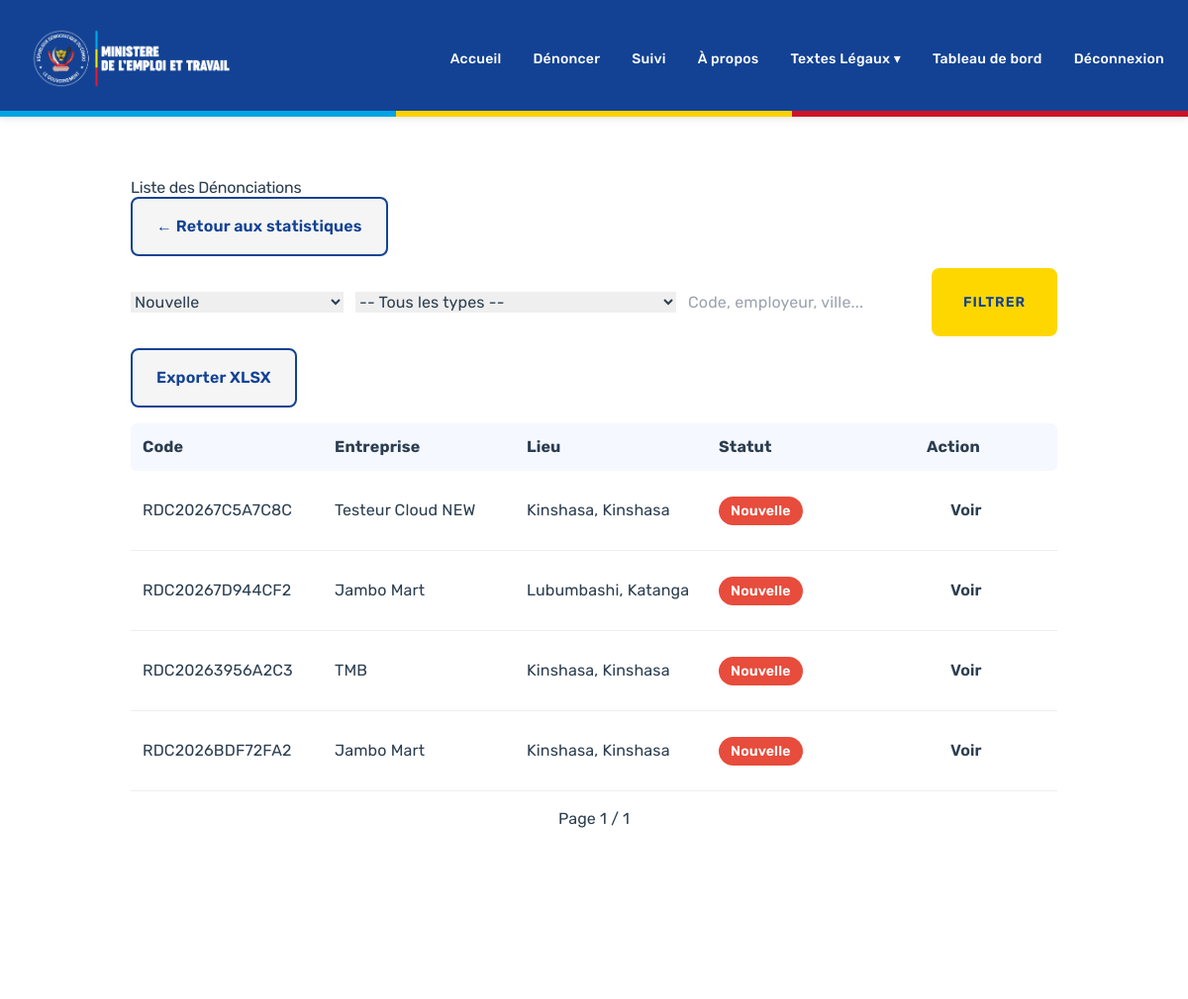
The page /dashboard/incidents/?statut=nouvelle (signed in, upper part) on the database as committed earlier.
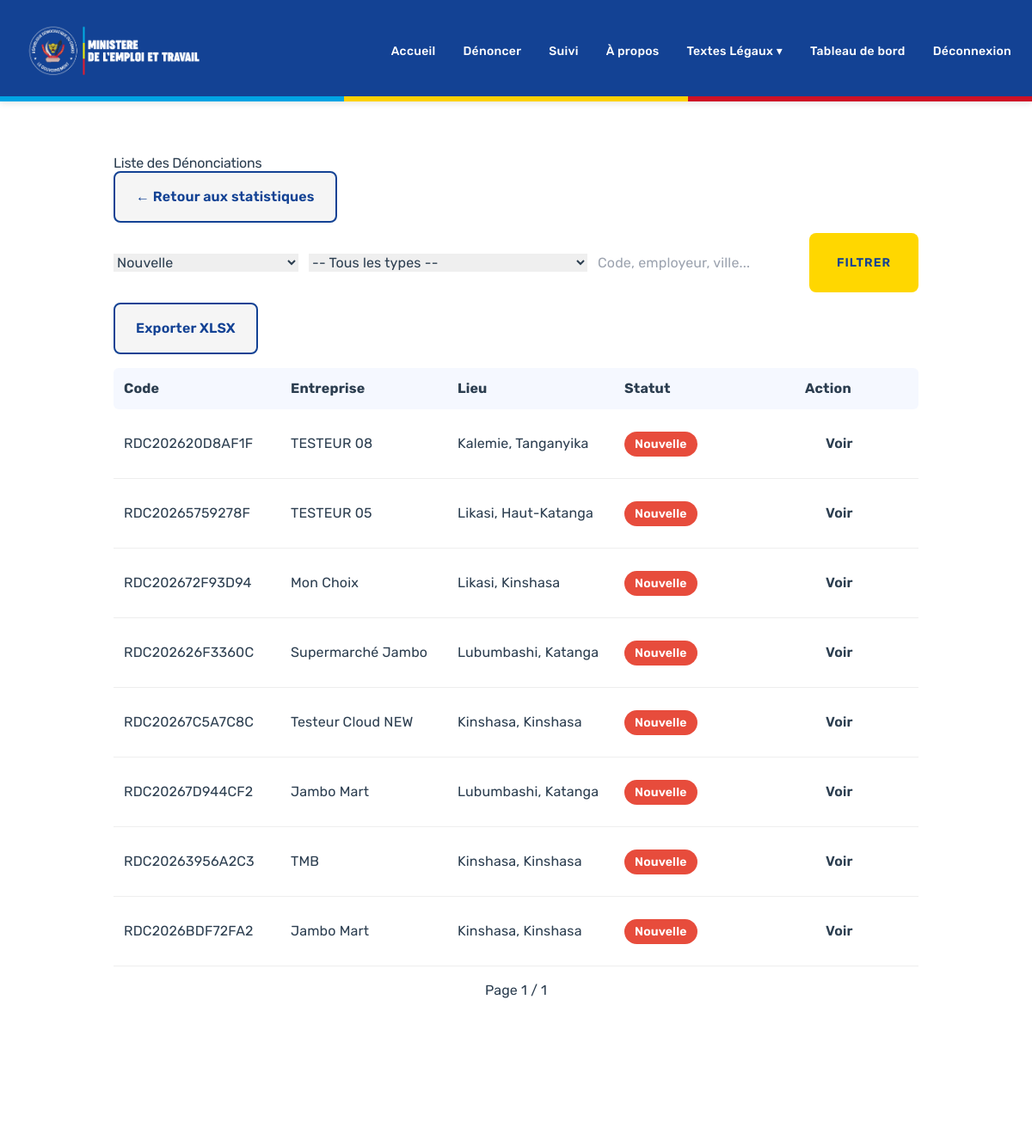
The same page on the database as committed later.
### denunciations/models.py (models this page shows, shortened)
class Incident(models.Model):
    TYPE_INCIDENT_CHOICES = (
        ('salaire', 'Non-paiement du salaire'),
        ('horaires', 'Horaires excessifs'),
        ('securite', 'Conditions de sécurité insuffisantes'),
        ('discrimination', 'Discrimination'),
        ('harcèlement', 'Harcèlement'),
        ('travail_enfant', 'Travail des enfants'),
        ('travail_force', 'Travail forcé'),
        ('congé', 'Refus de congé'),
        ('cotisations', 'Non-versement des cotisations sociales'),
        ('licenciement', 'Licenciement abusif'),
        ('autre', 'Autre'),
    )
    STATUT_CHOICES = (
        ('nouvelle', 'Nouvelle'),
        ('analyse', 'En cours d\'analyse'),
        ('attente', 'En attente d\'informations'),
        ('resolue', 'Résolue'),
        ('classée', 'Classée sans suite'),
    )
    code_suivi = models.CharField(
        max_length=20,
        unique=True,
        editable=False,
        db_index=True
    )
    travailleur = models.ForeignKey(
        User,
        on_delete=models.SET_NULL,
        null=True,
        blank=True,
        related_name='incidents',
        limit_choices_to={'role': 'travailleur'}
    )
    employeur = models.ForeignKey(
        Employeur,
        on_delete=models.CASCADE,
        related_name='incidents'
    )
    ville = models.CharField(max_length=100)
    province = models.ForeignKey(
        Province,
        on_delete=models.SET_NULL,
        null=True,
        blank=True,
        related_name='incidents'
    )
    type_incident = models.CharField(
        max_length=50,
        choices=TYPE_INCIDENT_CHOICES
    )
    type_incident_autre = models.CharField(max_length=255, blank=True)
    le_fautif = models.CharField(max_length=255, blank=True)
    description = models.TextField()
    statut = models.CharField(
        max_length=20,
        choices=STATUT_CHOICES,
        default='nouvelle',
        db_index=True
    )
    agent_assigné = models.ForeignKey(
        User,
        on_delete=models.SET_NULL,
        null=True,
        blank=True,
        related_name='incidents_assignés',
        limit_choices_to={'role': 'agent'}
    )
    department_assigné = models.ForeignKey(
        Department,
        on_delete=models.SET_NULL,
        null=True,
        blank=True,
        related_name='incidents_assignés_dept'
    )
    est_anonyme = models.BooleanField(default=True)
    email_contact_anonyme = models.EmailField(blank=True)
    telephone_contact_anonyme = models.CharField(max_length=20, blank=True)
    accepted_privacy = models.BooleanField(default=False)
    accepted_privacy_at = models.DateTimeField(null=True, blank=True)
    date_creation = models.DateTimeField(auto_now_add=True, db_index=True)
    date_modification = models.DateTimeField(auto_now=True)
    date_resolution = models.DateTimeField(null=True, blank=True)
    est_lu = models.BooleanField(default=False)
    class Meta:
        verbose_name = 'Incident'
        verbose_name_plural = 'Incidents'
        ordering = ['-date_creation']
        indexes = [
            models.Index(fields=['code_suivi']),
            models.Index(fields=['statut', '-date_creation']),
            models.Index(fields=['province', 'statut']),
        ]

### core/models.py (models this page shows, shortened)
class Employeur(models.Model):
    SECTEUR_CHOICES = (
        ('agriculture', 'Agriculture'),
        ('industrie', 'Industrie'),
        ('commerce', 'Commerce'),
        ('services', 'Services'),
        ('sante', 'Santé'),
        ('education', 'Éducation'),
        ('energie', 'Énergie'),
        ('mines', 'Mines'),
        ('construction', 'Construction'),
        ('transport', 'Transport'),
        ('telecommunications', 'Télécommunications'),
        ('finance', 'Finance'),
        ('administration', 'Administration Publique'),
        ('autre', 'Autre'),
    )
    nom = models.CharField(max_length=255)
    secteur = models.CharField(max_length=50, choices=SECTEUR_CHOICES)
    description = models.TextField(blank=True)
    ville = models.CharField(max_length=100, blank=True)
    province = models.ForeignKey(
        Province,
        on_delete=models.SET_NULL,
        null=True,
        blank=True,
        related_name='employeurs'
    )
    email = models.EmailField(blank=True)
    telephone = models.CharField(max_length=20, blank=True)
    adresse_complete = models.TextField(blank=True)
    date_creation = models.DateTimeField(auto_now_add=True)
    date_modification = models.DateTimeField(auto_now=True)
    class Meta:
        verbose_name = 'Employeur'
        verbose_name_plural = 'Employeurs'
        ordering = ['nom']
        unique_together = ('nom', 'province')

class Province(models.Model):
    nom = models.CharField(max_length=100, unique=True)
    code = models.CharField(max_length=10, unique=True)
    description = models.TextField(blank=True)
    date_creation = models.DateTimeField(auto_now_add=True)
    class Meta:
        verbose_name = 'Province'
        verbose_name_plural = 'Provinces'
        ordering = ['nom']

### denunciations/views.py (the view)
# urls.py: path('dashboard/incidents/', denunciations_views.IncidentsListView.as_view(), name='incidents_list'),
class IncidentsListView(LoginRequiredMixin, View):
    login_url = 'users:login'
    def get(self, request):
        user = request.user
        qs = get_incidents_by_user_role(user).select_related('employeur', 'province')
        form = FilterIncidentForm(request.GET or None)
        if form.is_valid():
            statut = form.cleaned_data.get('statut')
            ttype = form.cleaned_data.get('type_incident')
            search = form.cleaned_data.get('search')
            if statut:
                qs = qs.filter(statut=statut)
            if ttype:
                qs = qs.filter(type_incident=ttype)
            if search:
                qs = qs.filter(
                    Q(code_suivi__icontains=search) |
                    Q(employeur__nom__icontains=search) |
                    Q(ville__icontains=search)
                )
        qs = qs.order_by('-date_creation')
        paginator = Paginator(qs, 15)
        page = request.GET.get('page', 1)
        try:
            incidents_page = paginator.page(page)
        except PageNotAnInteger:
            incidents_page = paginator.page(1)
        except EmptyPage:
            incidents_page = paginator.page(paginator.num_pages)
        context = {
            'page_title': 'Liste des Dénonciations',
            'filter_form': form,
            'incidents_page': incidents_page,
            'paginator': paginator,
            'export_endpoint': f"{request.scheme}://{request.get_host()}{request.path.replace('incidents/', 'export/xlsx/')}",
        }
        if request.headers.get('x-requested-with') == 'XMLHttpRequest' or request.GET.get('ajax'):
            html = render(request, 'denunciations/_incidents_fragment.html', context).content.decode('utf-8')
            return JsonResponse({'html': html})
        return render(request, 'denunciations/incidents_list.html', context)

### core/utils.py (called while the page is built)
def get_incidents_by_user_role(user):
    from denunciations.models import Incident
    if user.role == 'administrateur':
        return Incident.objects.all()
    if user.role == 'agent':
        return Incident.objects.all()
    if user.role == 'travailleur':
        return Incident.objects.filter(travailleur=user)
    return Incident.objects.none()

### denunciations/templates/denunciations/incidents_list.html (shortened to what this page needs)
{% extends 'base.html' %}
{% load static %}
{% block content %}
<div class="container section-padded">
  <h1>Liste des Dénonciations</h1>
  <div class="mb-3">
    <a href="{% url 'core:dashboard_stats' %}" class="btn btn-secondary">← Retour aux statistiques</a>
  </div>
  <form method="get" class="filter-form inline-form mb-4">
    <div class="min-w-180">{{ filter_form.statut }}</div>
    <div class="min-w-180">{{ filter_form.type_incident }}</div>
    <div class="flex-1">{{ filter_form.search }}</div>
    <div>
      <button type="submit" class="btn btn-primary">Filtrer</button>
    </div>
    <div>
      <a class="btn btn-secondary export-xlsx" href="{% url 'core:export_incidents_xlsx' %}?{{ request.GET.urlencode }}">Exporter XLSX</a>
    </div>
  </form>
  <div id="incidents-fragment">
    {% include 'denunciations/_incidents_fragment.html' %}
  </div>
</div>
{% endblock %}

### denunciations/templates/denunciations/_incidents_fragment.html (shortened to what this page needs)
<div class="incidents-table table-fragment">
  <div class="incidents-header">
    <div>Code</div>
    <div>Entreprise</div>
    <div>Lieu</div>
    <div>Statut</div>
    <div>Action</div>
  </div>
  {% for incident in incidents_page %}
    <div class="incident-row">
      <div><a href="{% url 'core:incident_detail' incident.code_suivi %}">{{ incident.code_suivi }}</a></div>
      <div>{{ incident.employeur.nom }}</div>
      <div>{{ incident.ville }}, {{ incident.province.nom }}</div>
      <div><span class="badge badge-{{ incident.statut }}">{{ incident.get_statut_display }}</span></div>
      <div><a href="{% url 'core:incident_detail' incident.code_suivi %}" class="btn btn-manage">Voir</a></div>
    </div>
  {% empty %}
    <div class="no-data">Aucune dénonciation trouvée.</div>
  {% endfor %}
  <div class="incidents-pagination pagination-row">
    <span>Page {{ incidents_page.number }} / {{ incidents_page.paginator.num_pages }}</span>
  </div>
</div>

Rows that differ between the two databases and show on the page:
added Incident: code_suivi "RDC202620D8AF1F", employeur.nom "TESTEUR 08", ville "Kalemie", province.nom "Tanganyika", statut "Nouvelle"
added Incident: code_suivi "RDC20265759278F", employeur.nom "TESTEUR 05", ville "Likasi", province.nom "Haut-Katanga", statut "Nouvelle"
added Incident: code_suivi "RDC202672F93D94", employeur.nom "Mon Choix", ville "Likasi", province.nom "Kinshasa", statut "Nouvelle"
added Incident: code_suivi "RDC202626F3360C", employeur.nom "Supermarché Jambo", ville "Lubumbashi", province.nom "Katanga", statut "Nouvelle"
